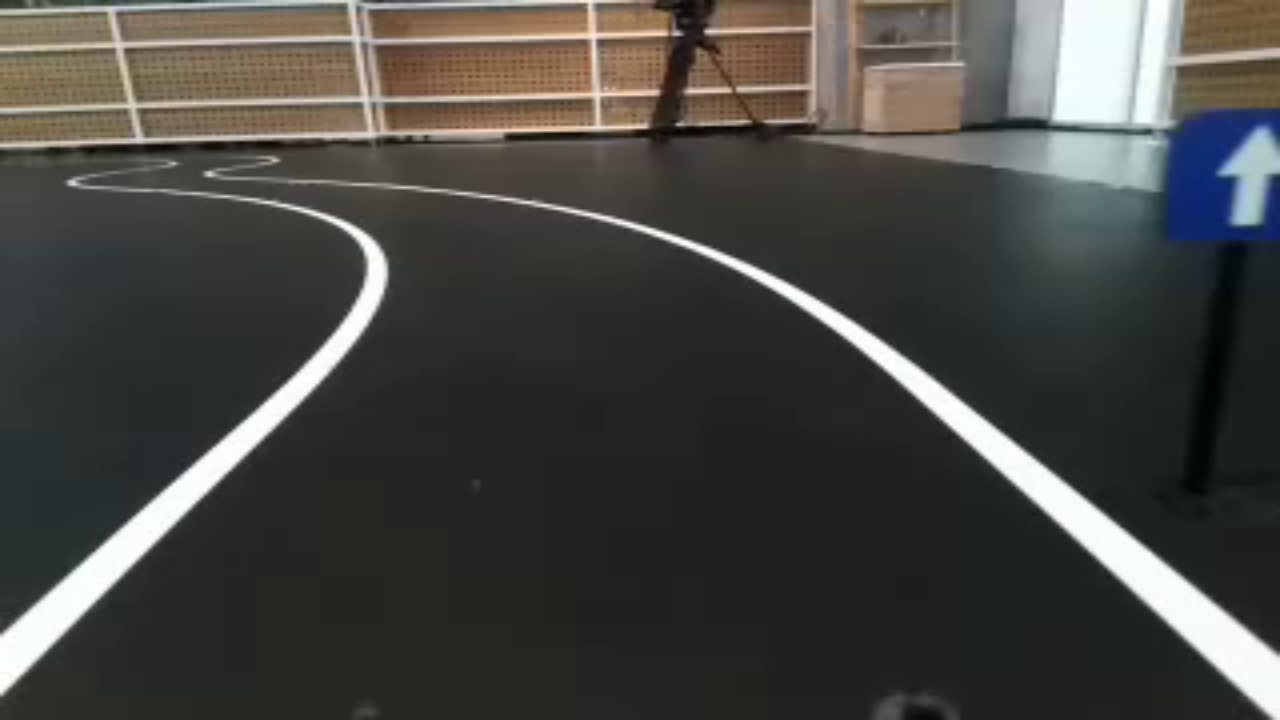
#> input picture single_lane/frame10980.jpg, 1280 x 720 px; its folder holds only this picture in this run
$ python Lanes.py
#> lines starting #> are read from the running program, lines starting #| are printed output that depends on the picture
import cv2
import os
import numpy as np
import math

from numpy import average
from sklearn.linear_model import RANSACRegressor


def process_input_folder(input_folder, output_folder, file_extension_filter=None):
    # Create output folder if it doesn't exist
    if not os.path.exists(output_folder):
        os.makedirs(output_folder)

    # List to hold valid file paths
    valid_file_paths = []

    # Loop through all files in the input folder
    for filename in os.listdir(input_folder):
        if file_extension_filter and not filename.lower().endswith(file_extension_filter):
            continue

        input_file_path = os.path.join(input_folder, filename)
        image = cv2.imread(input_file_path)
        if image is not None:
            valid_file_paths.append(input_file_path)

    return valid_file_paths


def crop_images(input_folder, output_folder):
    # Get valid file paths from input folder
#> called with input_folder = 'single_lane', output_folder = 'cropped_images'
    file_paths = process_input_folder(input_folder, output_folder, file_extension_filter=(".jpg", ".png", ".jpeg"))
#> in process_input_folder, image is the input picture: shape (720, 1280, 3); mean B, G, R 66.1, 70.5, 70.4

    for input_file_path in file_paths:
        image = cv2.imread(input_file_path)
        if image is None:
            continue

        # Height to start the crop from
        start_crop = image.shape[0] // 4
        # Total height of the image
        total_height = image.shape[0]
        # Crop bottom 2/3 of the image
        cropped_image = image[start_crop:total_height, :]
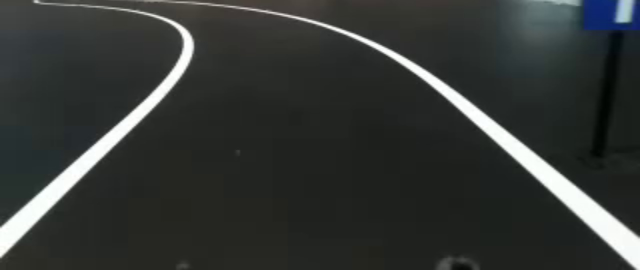
#> cropped_image: shape (540, 1280, 3) (shown at 1/2 size); mean B, G, R 53.4, 55.5, 52.2

        # Create filename for the cropped image
        filename = os.path.basename(input_file_path)
        output_file_path = os.path.join(output_folder, f'cropped_{filename}')

        cv2.imwrite(output_file_path, cropped_image)


def edge_detection(input_folder, output_folder):
    # Ensure output folder exists
#> called with input_folder = 'cropped_images', output_folder = 'edges_images'
    if not os.path.exists(output_folder):
        os.makedirs(output_folder)

    # Process each image in the input folder
    for filename in os.listdir(input_folder):
        if filename.lower().endswith((".jpg", ".png", ".jpeg")):
            input_file_path = os.path.join(input_folder, filename)
            image = cv2.imread(input_file_path, cv2.IMREAD_GRAYSCALE)
#> image: shape (540, 1280)
            if image is None:
                continue

            blurred = cv2.GaussianBlur(image, (5, 5), 0)
            edges = cv2.Canny(blurred, 50, 150)
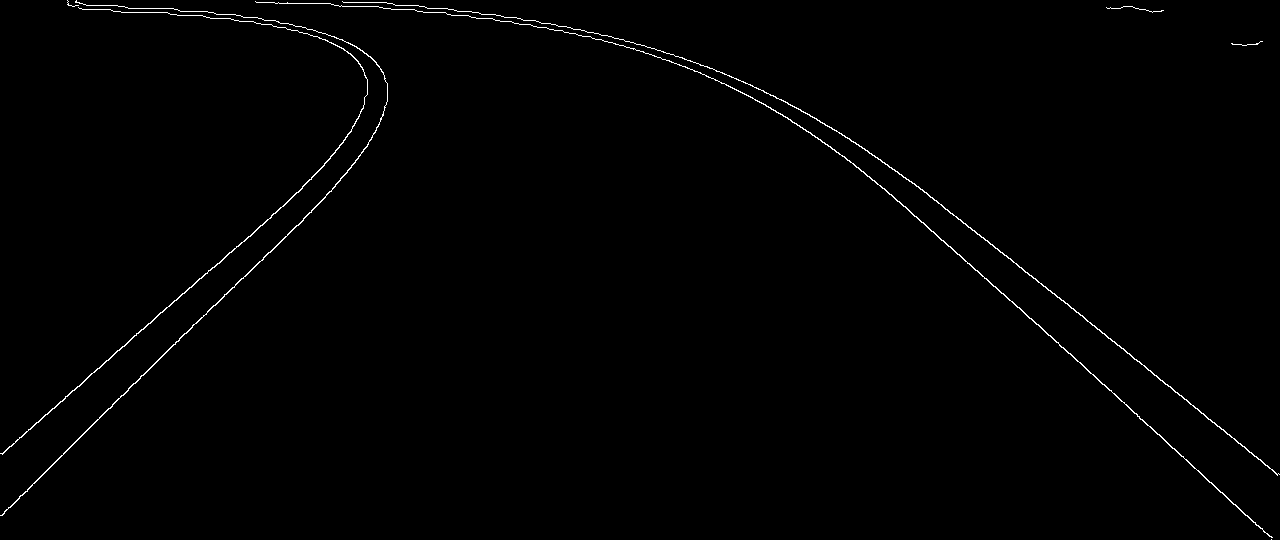
#> edges: shape (540, 1280); 0.74% white in thin lines or dots

            output_file_path = os.path.join(output_folder, f'edges_{filename}')
            cv2.imwrite(output_file_path, edges)

def average_slope_intercept(image, lines):
    left_fit = []
    right_fit = []
    for line in lines:
        x1, y1, x2, y2 = line.reshape(4)
        if x1 == x2:  # Ignore vertical lines to avoid infinite slope
            continue
        parameters = np.polyfit((x1, x2), (y1, y2), 1)
        slope = parameters[0]
        intercept = parameters[1]
        if slope < 0:
            left_fit.append((slope, intercept))
        else:
            right_fit.append((slope, intercept))

    left_line = right_line = None

    if left_fit:
        left_fit_average = np.average(left_fit, axis=0)
        left_line = make_line_points(image, left_fit_average)

    if right_fit:
        right_fit_average = np.average(right_fit, axis=0)
        right_line = make_line_points(image, right_fit_average)

    return np.array([left_line, right_line], dtype=object)

def make_line_points(image, line_parameters):
    slope, intercept = line_parameters
    y1 = image.shape[0]
    y2 = int(y1 * (3 / 5))
    try:
        x1 = int((y1 - intercept) / slope)
        x2 = int((y2 - intercept) / slope)
    except Exception as e:
        print(f"Error calculating line points: {e}")
        return None

    # Adjust points to be within the image boundaries
    x1 = max(0, min(image.shape[1] - 1, x1))
    x2 = max(0, min(image.shape[1] - 1, x2))

    return np.array([x1, y1, x2, y2])


def detect_lanes(input_folder, output_folder):
#> called with input_folder = 'edges_images', output_folder = 'lanes_images'
    if not os.path.exists(output_folder):
        os.makedirs(output_folder)

    for filename in os.listdir(input_folder):
        if filename.startswith("edges_"):
            edge_image_path = os.path.join(input_folder, filename)
            edge_image = cv2.imread(edge_image_path, cv2.IMREAD_GRAYSCALE)
            if edge_image is None:
                print(f"Could not read image {filename}")
                continue

            lines = cv2.HoughLinesP(edge_image, 2, np.pi / 180, 100, np.array([]), minLineLength=40, maxLineGap=5)
#> lines = 133 rows, first 6: [854, 160, 1242, 509], [907, 178, 1135, 356], [73, 442, 285, 238], [1097, 332, 1144, 369], [1, 453, 135, 337], [1019, 267, 1175, 389]
            if lines is not None:
                averaged_lines = average_slope_intercept(edge_image, lines)
#> the loop in average_slope_intercept, `for line in lines:` made 133 passes
#> (x1, y1, x2, y2, slope, intercept) on passes 1 to 8: (854, 160, 1242, 509, 0.899, -608.2), (907, 178, 1135, 356, 0.781, -530.1), (73, 442, 285, 238, -0.962, 512.2), (1097, 332, 1144, 369, 0.787, -531.6), (1, 453, 135, 337, -0.866, 453.9), (1019, 267, 1175, 389, 0.782, -529.9), (1145, 426, 1191, 468, 0.913, -619.4), (1145, 370, 1279, 474, 0.776, -518.7)
#> after the loop in average_slope_intercept, `for line in lines:`: left_fit = 48 pairs, first value -1.16 to -5e-19, second value 3 to 534.9; right_fit = 85 pairs, first value 1.47e-18 to 0.95, second value -658.2 to 14
#> in average_slope_intercept, `left_fit_average = np.average(left_fit, axis=0)`: left_fit_average = [-0.838, 432.6]
#> in make_line_points, `slope, intercept = line_parameters`: slope = -0.838; intercept = 432.6
#> in make_line_points, `x1 = int((y1 - intercept) / slope)`: x1 = -128
#> in make_line_points, `x2 = int((y2 - intercept) / slope)`: x2 = 129
#> in make_line_points, `x1 = max(0, min(image.shape[1] - 1, x1))`: x1 = 0
#> in average_slope_intercept, `left_line = make_line_points(image, left_fit_average)`: left_line = [0, 540, 129, 324]
#> in average_slope_intercept, `right_fit_average = np.average(right_fit, axis=0)`: right_fit_average = [0.605, -382.9]
#> in average_slope_intercept, `right_line = make_line_points(image, right_fit_average)`: right_line = [1279, 540, 1168, 324]
                line_image = np.zeros((*edge_image.shape, 3), dtype=np.uint8)
                if averaged_lines is not None:
                    for line in averaged_lines:
                        if line is not None:
                            x1, y1, x2, y2 = line
                            # Check for valid coordinates
                            if all(isinstance(coord, (int, float)) and not math.isnan(coord) for coord in
                                   [x1, y1, x2, y2]):
                                cv2.line(line_image, (int(x1), int(y1)), (int(x2), int(y2)), (255, 0, 0), 10)
                            else:
                                print(f"Invalid line coordinates: {line}")
#> this loop made 2 passes
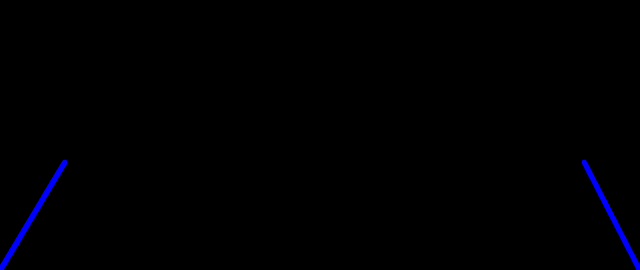
#> line_image: shape (540, 1280, 3) (shown at 1/2 size); mean of channels 0, 1, 2 2, 0, 0; drawn as B, G, R

                # Using cropped images as original images
                original_image_filename = filename.replace('edges_', '')
                original_image_path = os.path.join(cropped_folder, original_image_filename)
                original_image = cv2.imread(original_image_path)
                if original_image is not None:
                    combo_image = cv2.addWeighted(original_image, 0.8, line_image, 1, 1)
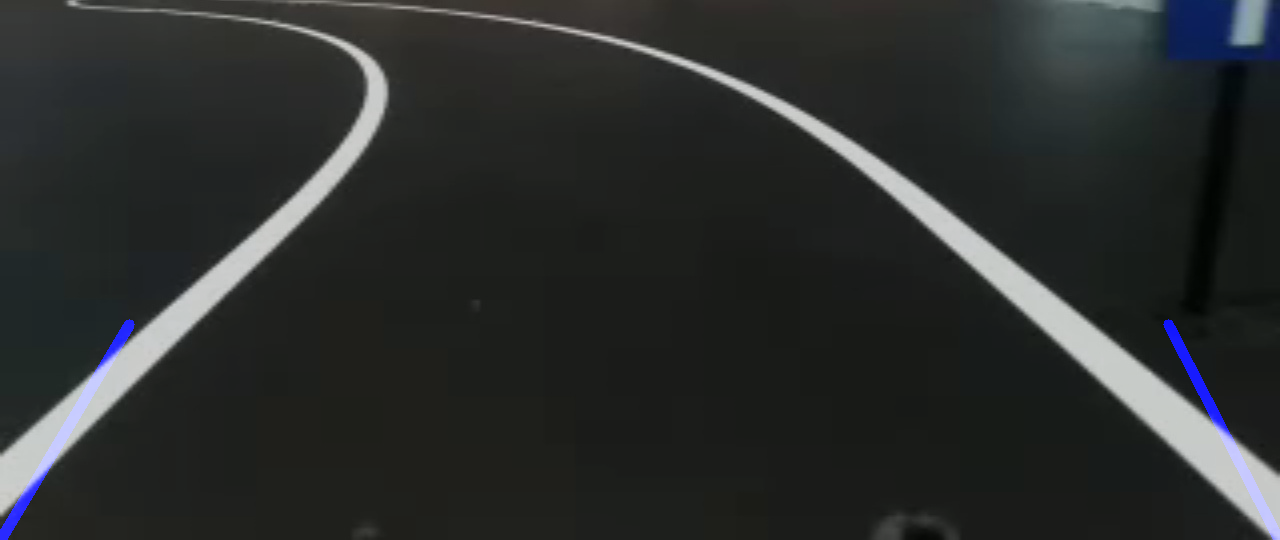
#> combo_image: shape (540, 1280, 3); mean B, G, R 44.8, 45.4, 42.8
                    output_image_path = os.path.join(output_folder, original_image_filename)
                    cv2.imwrite(output_image_path, combo_image)
                else:
                    print(f"Could not read original image for {original_image_filename}")


input_folder = 'single_lane'
cropped_folder = 'cropped_images'
edges_folder = 'edges_images'
lanes_folder = 'lanes_images'

crop_images(input_folder, cropped_folder)
edge_detection(cropped_folder, edges_folder)
detect_lanes(edges_folder, lanes_folder)

$ run again, on single_lane/frame11220.jpg
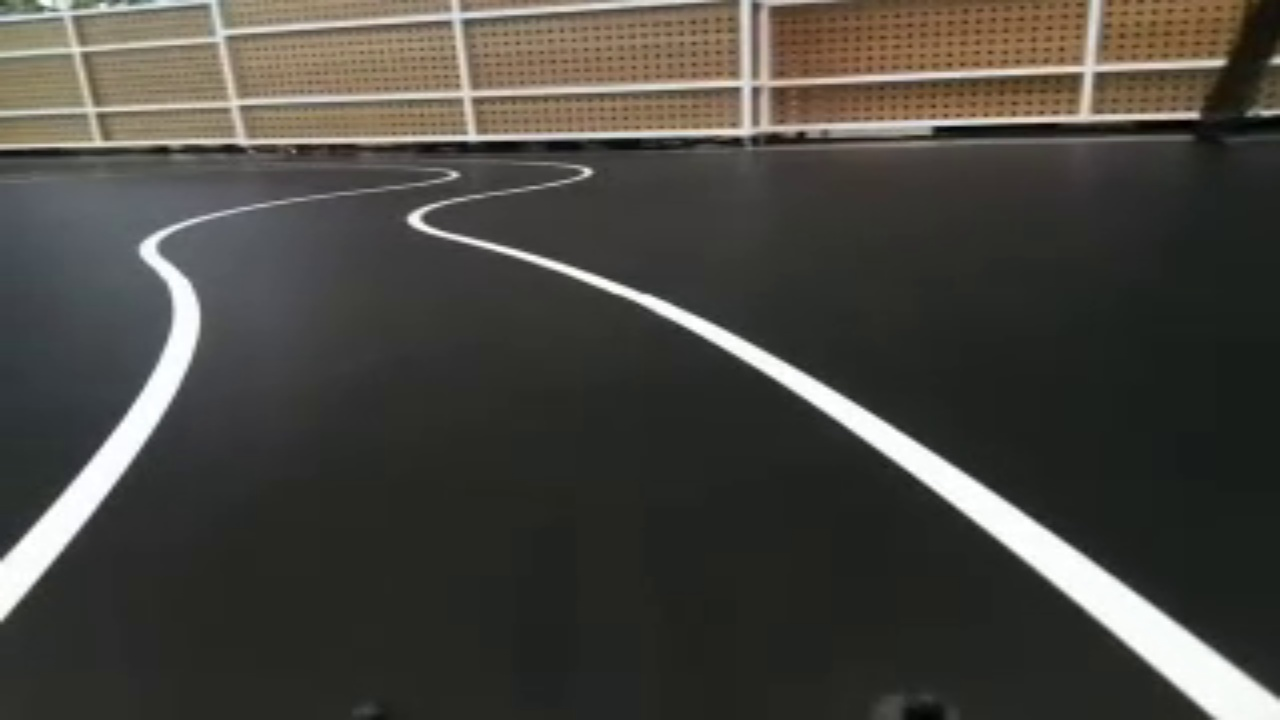
#> input picture single_lane/frame11220.jpg, 1280 x 720 px
#> in process_input_folder, image is the input picture: shape (720, 1280, 3); mean B, G, R 63.9, 69.8, 71.9
#> image: shape (540, 1280)
#> in edge_detection, `edges = cv2.Canny(blurred, 50, 150)`:
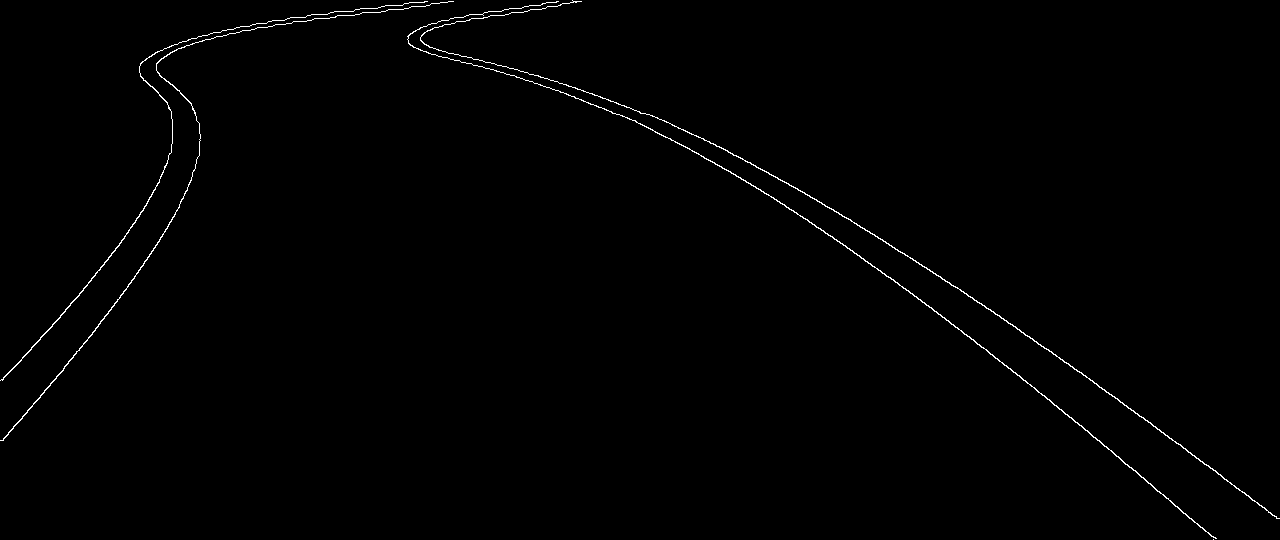
#> edges: shape (540, 1280); 0.66% white in thin lines or dots
#> lines = 108 rows, first 6: [932, 270, 1211, 465], [1006, 363, 1216, 539], [854, 216, 986, 309], [691, 146, 825, 230], [839, 209, 961, 294], [826, 234, 892, 275]
#> the loop in average_slope_intercept, `for line in lines:` made 108 passes
#> (x1, y1, x2, y2, slope, intercept) on passes 1 to 8: (932, 270, 1211, 465, 0.699, -381.4), (1006, 363, 1216, 539, 0.838, -480.1), (854, 216, 986, 309, 0.705, -385.7), (691, 146, 825, 230, 0.627, -287.2), (839, 209, 961, 294, 0.697, -375.5), (826, 234, 892, 275, 0.621, -279.1), (594, 92, 712, 165, 0.619, -275.5), (400, 34, 547, 88, 0.367, -112.9)
#> after the loop in average_slope_intercept, `for line in lines:`: left_fit = 42 pairs, first value -1.76 to -0.0238, second value 19.88 to 474.8; right_fit = 66 pairs, first value 0.276 to 0.838, second value -480.1 to -67.21
#> left_fit_average = [-0.785, 265.5]
#> in make_line_points, `slope, intercept = line_parameters`: slope = -0.785; intercept = 265.5
#> in make_line_points, `x1 = int((y1 - intercept) / slope)`: x1 = -349
#> in make_line_points, `x2 = int((y2 - intercept) / slope)`: x2 = -74
#> in make_line_points, `x1 = max(0, min(image.shape[1] - 1, x1))`: x1 = 0
#> left_line = [0, 540, 0, 324]
#> right_fit_average = [0.618, -300.1]
#> right_line = [1279, 540, 1010, 324]
#> the loop in detect_lanes, `for line in averaged_lines:` made 2 passes
#> in detect_lanes, `combo_image = cv2.addWeighted(original_image, 0.8, line_image, 1, 1)`:
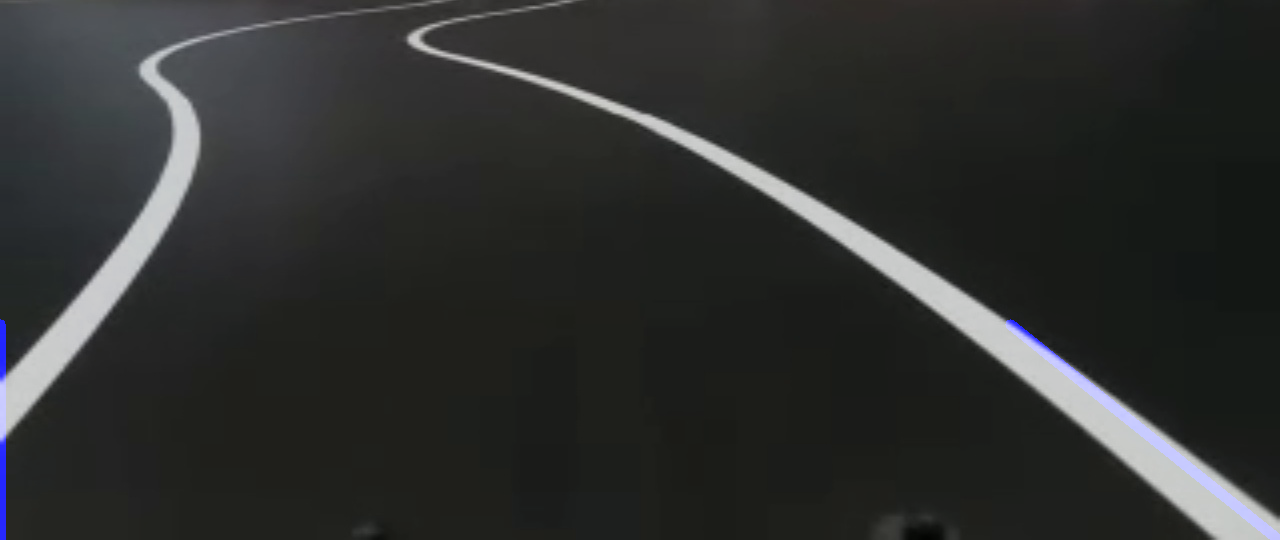
#> combo_image: shape (540, 1280, 3); mean B, G, R 45.6, 46.8, 45.5
